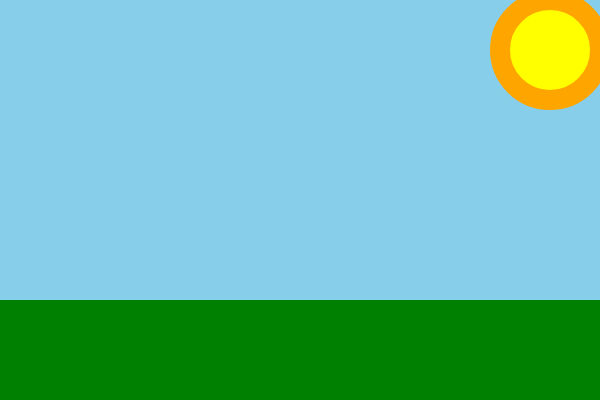
Frame 1 (no input)
Frame 60 (no input): identical to frame 1, image omitted
Frame 120 (the mouse pressed at the canvas centre since frame 60): identical to frame 1, image omitted

The p5.js sketch that drew this single still picture (run headless with seeded random() and noise() and a simulated clock; from frame 60 on, the mouse is pressed at the canvas centre):

// p5.js sketch
// ── sketch.js
function setup() {
  createCanvas(600, 400);
}

function draw() {
  background("skyblue");

  //Draw sun in top right
  fill("yellow"); //fills circle with yellow
  stroke("orange"); //orange outline/border
  strokeWeight(20); //size of the outline
  circle(550, 50, 100); //circle(x coordinate, y coordinate, radius of circle)

  //Draw Grass
  fill("green");
  strokeWeight(0);
  rect(0, 300, 600, 100);


}
